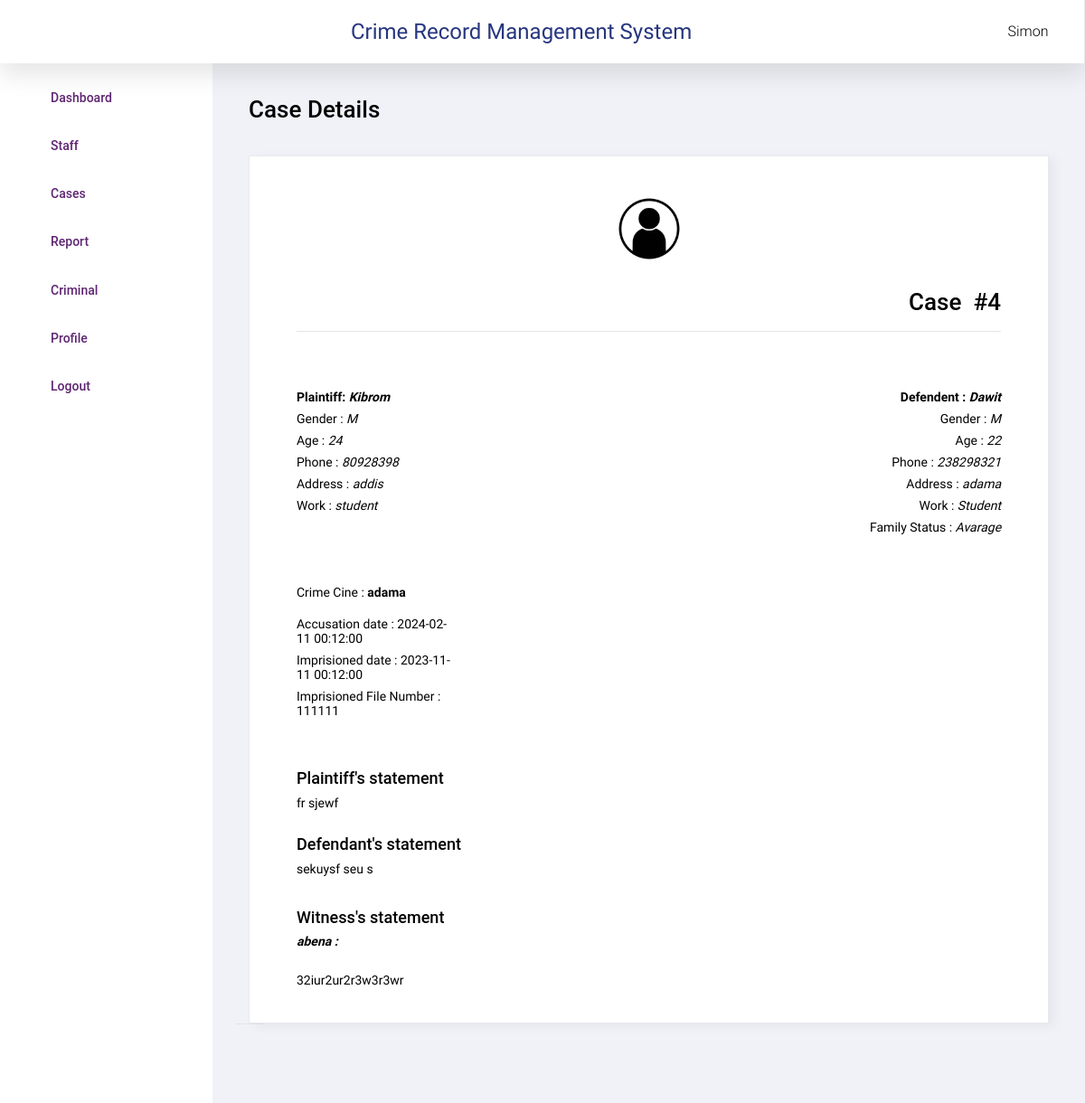
Page /police/case_detail.php?id=4 (signed in) on the committed database.
### tables this page shows
CREATE TABLE `cases` (
  `id` int(11) NOT NULL,
  `user_id` int(11) NOT NULL,
  `category_id` int(11) NOT NULL,
  `accuser` varchar(120) NOT NULL,
  `image` varchar(250) NOT NULL,
  `agender` varchar(120) NOT NULL,
  `adob` date NOT NULL,
  `aaddress` varchar(120) NOT NULL,
  `aphone` int(15) NOT NULL,
  `awork` varchar(120) NOT NULL,
  `pstatement` varchar(5000) NOT NULL,
  `defendent` varchar(120) NOT NULL,
  `dgender` varchar(120) NOT NULL,
  `ddob` date NOT NULL,
  `dmother` varchar(120) NOT NULL,
  `dfather` varchar(120) NOT NULL,
  `dwork` varchar(120) NOT NULL,
  `dfamily` varchar(120) NOT NULL,
  `daddress` varchar(120) NOT NULL,
  `dphone` int(15) NOT NULL,
  `dstatement` varchar(5000) NOT NULL,
  `cine` varchar(250) NOT NULL,
  `accusation` datetime NOT NULL,
  `imprisioned` datetime NOT NULL,
  `arn` varchar(50) NOT NULL,
  `status` int(11) NOT NULL,
  `casetype` int(11) NOT NULL,
  `detective_id` int(11) NOT NULL,
  `investigation` varchar(50) NOT NULL,
  `archive_id` int(11) NOT NULL,
  `sended` int(11) NOT NULL,
  `jachive_id` int(11) NOT NULL,
  `prosecutor_id` int(11) NOT NULL,
  `pro_decision` varchar(50) NOT NULL,
  `dassign_id` int(11) NOT NULL,
  `passign_id` int(11) NOT NULL,
  `pcheck_id` int(11) NOT NULL,
  `prosecution_id` int(11) NOT NULL,
  `added_on` datetime NOT NULL
);

CREATE TABLE `cases_details` (
  `id` int(11) NOT NULL,
  `cases_id` int(11) NOT NULL,
  `witness` varchar(50) NOT NULL,
  `statement` varchar(5000) NOT NULL,
  `status` int(11) NOT NULL,
  `added_on` datetime NOT NULL
);

### function.inc.php (called while the page is built, shortened)
<?php
function get_safe_value($con,$str){
    if($str!=''){
        $str=trim($str);
        return mysqli_real_escape_string($con,$str);
    }
}
    ?>

### police/case_detail.php (the view, shortened to what this page needs)
<?php
include('header.php');
if(isset($_GET['id']) && $_GET['id']>0){
	$id=get_safe_value($con,$_GET['id']);
  $sql="select cases.*,category from cases,category where cases.category_id=category.id and cases.id='$id' order by cases.id asc";
  $res=mysqli_query($con,$sql);
  if(mysqli_num_rows($res)>0){
    $courtRow=mysqli_fetch_assoc($res);
  }else{
    redirect('index.php');
  }
}else{
  redirect('index.php');
}
?>
<div class="main-panel">
    <div class="content-wrapper">
      <div class="page-header">
              <h3 class="page-title"> Case Details </h3>
            </div>
            <div class="row">
              <div class="col-lg-12">
                <div class="card px-2">
                  <div class="card-body">
                    <div class="container-fluid">
                      <img src="assets/images/police.jpg" alt="logo" style="width: 100px;hight: 100px;"/>
                      <h3 class="text-right my-3">Case&nbsp;&nbsp;#<?php echo $courtRow['id']?></h3>
                      <hr>
                    </div>
                    <div class="container-fluid d-flex justify-content-between">
                      <div class="col-lg-3 pl-0">
                        <p class="mt-5 mb-2"><b>Plaintiff: <i><?php echo $courtRow['accuser']?></i></b></p>
                        <p >Gender : <i><?php echo $courtRow['agender']?></i></p>
                        <p >Age : <i>
                          <?php
                            $dateOfBirth = $courtRow['adob'];
                            $today = date("Y-m-d");
                            $diff = date_diff(date_create($dateOfBirth), date_create($today));
                            echo $diff->format('%y');
                          ?>
                        </i></p>
                        <p >Phone : <i><?php echo $courtRow['aphone']?></i></p>
                        <p >Address : <i><?php echo $courtRow['aaddress']?></i></p>
                        <p >Work : <i><?php echo $courtRow['awork']?></i></p>
                      </div>
                      <div class="col-lg-3 pr-0">
                        <p class="mt-5 mb-2 text-right"><b>Defendent : <i><?php echo $courtRow['defendent']?></i></b></p>
                        <p class=" text-right">Gender : <i><?php echo $courtRow['dgender']?></i></p>
                        <p class=" text-right">Age : <i>
                          <?php
                            $dateOfBirth = $courtRow['ddob'];
                            $today = date("Y-m-d");
                            $diff = date_diff(date_create($dateOfBirth), date_create($today));
                            echo $diff->format('%y');
                          ?></i></p>
                        <p class=" text-right">Phone : <i><?php echo $courtRow['dphone']?></i></p>
                        <p class=" text-right">Address : <i><?php echo $courtRow['daddress']?></i></p>
                        <p class=" text-right">Work : <i><?php echo $courtRow['dwork']?></i></p>
                        <p class=" text-right">Family Status : <i><?php echo $courtRow['dfamily']?></i></p>
                      </div>
                    </div>
                    <div class="container-fluid d-flex justify-content-between">
                      <div class="col-lg-3 pl-0">
                        <p class="mb-0 mt-5">Crime Cine : <b><?php echo $courtRow['cine']?></b></p><br>
                        <p>Accusation date : <?php echo $courtRow['accusation']?></p>
                        <p>Imprisioned date : <?php echo $courtRow['imprisioned']?></p>
                        <p>Imprisioned File Number : <?php echo $courtRow['arn']?></p>
                      </div>
                    </div>
                    <div class="container-fluid mt-5 d-flex justify-content-center w-100">
                      <div class="table-responsive w-100">
                        <h5>Plaintiff's statement</h5>
                        <p><?php echo $courtRow['pstatement']?></p><br>
                        <h5>Defendant's statement</h5>
                        <p><?php echo $courtRow['dstatement']?></p><br>
                        <?php
                          $cases_attr_res=mysqli_query($con,"select * from cases_details where status='1' and cases_id='".$courtRow['id']."' order by id asc");
                        ?>
                        <p>
                          <?php
                          while($cases_attr_row=mysqli_fetch_assoc($cases_attr_res)) {
                          ?>
                            <h5>Witness's statement</h5>
                            <p><b><i><?php echo $cases_attr_row['witness'];?> : </i></b></p><br>
                            <p><?php echo $cases_attr_row['statement'];?></p>
                          <?php } ?>
                        </p>
                      </div>
                    </div>
                  </div>
                </div>
              </div>
<?php include('footer.php');?>

### police/case_detail.php (style rules this page uses)
img { display: block; margin-left: auto; margin-right: auto; }

### rows in the picture
cases: id "4", accuser "Kibrom", agender "M", adob "24", aphone "80928398", aaddress "addis", awork "student", defendent "Dawit", dgender "M", ddob "22", dphone "238298321", daddress "adama", dwork "Student", dfamily "Avarage", cine "adama", accusation "2024-02-11 00:12:00", imprisioned "2023-11-11 00:12:00", arn "111111", pstatement "fr sjewf", dstatement "sekuysf seu s"
cases_details: witness "abena", statement "32iur2ur2r3w3r3wr"

### other values in the picture
$_SESSION['POLICE_USER'] "Simon"
